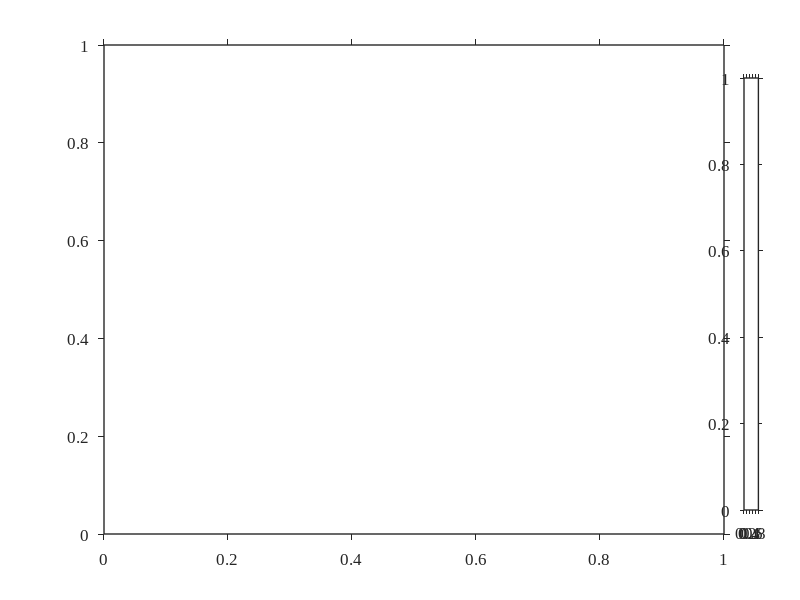

This chart was generated by the following MATLAB code: (Note: this script raises an error after producing the figure.)
%  PROJECT
%  -------
%  Supplementary material to:
%      Feldmann, S., Lanz, M., Wiedenmann, M. (2026). "Non-Destructive Quality Assessment of Permanent Magnets in
%      Pedelec Drive Systems via Magnetic Field Mapping and Support
%      Vector Machine Classification",
%      submitted 2026. DOI: to be added after acceptance
%  Repository: https://github.com/Prof-Feldmann/BioBike

%% helmholtz_diff_analysis.m  (Publication-ready)
% Difference analysis: pulsed (freshly re-magnetised) vs. used (in-service)
% rotor magnets, based on Helmholtz scan data.
%
% Publication styling pass:
%   - Centralised PUB struct for all font / line settings
%   - Font sizes scaled for journal column reduction
%   - Times New Roman throughout
%   - 300 DPI PNG export via print() (replaces saveas)
%
% Target: e-bike hysteresis publication (Feldmann et al.)

clear all; close all; clc;

%% ========================================================================
%  Configuration
%  ========================================================================
basePath = pwd;

% File prefixes
prefix_pulsed = 'Feldmann_aufmagnetisiert_';
prefix_used   = 'Feldmann2_';
suffix        = '.txt';

numMagnets = 14;
imgSize    = [1280 1280];

% Data columns
col_X    = 3;
col_Y    = 4;
col_Btot = 12;

% Colormap
cmap = jet(256);

% Output
outDir = fullfile(basePath, 'diff_analysis');
if ~exist(outDir, 'dir'), mkdir(outDir); end

%% ========================================================================
%  Publication style - single source of truth
%  ========================================================================
PUB.font        = 'Times New Roman';
PUB.fsAxis      = 15;   % axis labels
PUB.fsTick      = 12;   % tick labels
PUB.fsTitle     = 13;   % subplot titles in dense grids (2 x 7)
PUB.fsTitleBig  = 16;   % titles on single-axes figures (fig 4, fig 5)
PUB.fsLegend    = 12;
PUB.fsCbar      = 15;
PUB.fsCbarTick  = 13;
PUB.fsSupTitle  = 18;   % overall figure title
PUB.fsBarLabel  = 11;   % value labels on top of bars
PUB.lwData      = 1.8;
PUB.lwAux       = 1.5;
PUB.lwRefLine   = 1.8;  % reference lines (mean, zero)
PUB.lwGrid      = 0.8;

set(groot, 'defaultAxesFontName',  PUB.font);
set(groot, 'defaultTextFontName',  PUB.font);
set(groot, 'defaultAxesFontSize',  PUB.fsTick);
set(groot, 'defaultAxesLineWidth', 1.0);
set(groot, 'defaultAxesTickDir',   'out');
set(groot, 'defaultAxesBox',       'on');

% Helper - export figure at 300 DPI
exportFig = @(figHandle, fname) print(figHandle, ...
    fullfile(outDir, fname), '-dpng', '-r300');

%% ========================================================================
%  Load All Data and Build Field Maps (in mT)
%  ========================================================================
fprintf('=== Loading Helmholtz Scan Data ===\n\n');

maps_pulsed = cell(1, numMagnets);
maps_used   = cell(1, numMagnets);

for n = 1:numMagnets
    file_p = fullfile(basePath, [prefix_pulsed num2str(n) suffix]);
    if isfile(file_p)
        maps_pulsed{n} = loadFieldMap(file_p, col_X, col_Y, col_Btot, imgSize);
        fprintf('  Loaded: %s%d (pulsed)\n', prefix_pulsed, n);
    else
        warning('File not found: %s', file_p);
    end

    file_u = fullfile(basePath, [prefix_used num2str(n) suffix]);
    if isfile(file_u)
        maps_used{n} = loadFieldMap(file_u, col_X, col_Y, col_Btot, imgSize);
        fprintf('  Loaded: %s%d (used)\n', prefix_used, n);
    else
        warning('File not found: %s', file_u);
    end
end

%% ========================================================================
%  Compute Differences in mT
%  ========================================================================
fprintf('\n=== Computing Differences (Pulsed - Used) ===\n\n');

diff_maps = cell(1, numMagnets);
stats = struct('mean_diff', {}, 'std_diff', {}, 'max_diff', {}, 'median_diff', {});

for n = 1:numMagnets
    if ~isempty(maps_pulsed{n}) && ~isempty(maps_used{n})
        diff_maps{n} = maps_pulsed{n} - maps_used{n};

        vals = diff_maps{n}(:);
        vals = vals(vals ~= 0);  % Exclude background

        stats(n).mean_diff   = mean(vals);
        stats(n).std_diff    = std(vals);
        stats(n).max_diff    = max(abs(vals));
        stats(n).median_diff = median(vals);

        fprintf('  Magnet %2d: Mean = %+7.2f mT | Std = %.2f mT | Max = %.2f mT\n', ...
                n, stats(n).mean_diff, stats(n).std_diff, stats(n).max_diff);
    end
end

%% ========================================================================
%  Figure 1: Color Difference Images
%  ========================================================================
fprintf('\n=== Generating Difference Images ===\n');

fig1 = figure('Name', 'Magnetic Field Difference (Pulsed - Used)', ...
              'Position', [50 50 1800 720], 'Color', 'w');

nCols = 7;
nRows = ceil(numMagnets / nCols);

% Find global color limits for consistent scaling
allDiffVals = [];
for n = 1:numMagnets
    if ~isempty(diff_maps{n})
        vals = diff_maps{n}(:);
        allDiffVals = [allDiffVals; vals(vals ~= 0)];
    end
end
globalMax = max(abs(allDiffVals));

for n = 1:numMagnets
    if isempty(diff_maps{n}), continue; end

    subplot(nRows, nCols, n);
    imagesc(diff_maps{n});
    colormap(gca, cmap);
    caxis([-globalMax globalMax]);
    axis image off;
    title(sprintf('Magnet %d   \\Delta = %+.1f mT', n, stats(n).mean_diff), ...
          'FontSize', PUB.fsTitle, 'FontName', PUB.font, 'FontWeight', 'bold');
end

cb = colorbar('Position', [0.93 0.15 0.018 0.72]);
cb.Label.String     = '\DeltaB_{tot}  [mT]';
cb.Label.FontSize   = PUB.fsCbar;
cb.Label.FontWeight = 'bold';
cb.FontSize         = PUB.fsCbarTick;

sgtitle('Magnetic field difference: pulsed − used   (\DeltaB_{tot} in mT)', ...
        'FontSize', PUB.fsSupTitle, 'FontWeight', 'bold', 'FontName', PUB.font);

exportFig(fig1, 'diff_images_all.png');

%% ========================================================================
%  Figure 2: RGB Color Difference (from raw images)
%  ========================================================================
fprintf('=== Generating RGB Color Difference Images ===\n');

fig2 = figure('Name', 'RGB Color Difference', ...
              'Position', [50 50 1800 720], 'Color', 'w');

rawDir_pulsed = fullfile(basePath, 'images_pulsed_raw');
rawDir_used   = fullfile(basePath, 'images_used_raw');

for n = 1:numMagnets
    file_p = fullfile(rawDir_pulsed, sprintf('P%d.png', n));
    file_u = fullfile(rawDir_used, sprintf('Pa%d.png', n));

    if ~isfile(file_p) || ~isfile(file_u), continue; end

    img_p = im2double(imread(file_p));
    img_u = im2double(imread(file_u));

    if ~isequal(size(img_p), size(img_u))
        img_u = imresize(img_u, [size(img_p,1) size(img_p,2)]);
    end

    diff_rgb = abs(img_p - img_u);

    % Normalize each channel for visibility
    for ch = 1:3
        chData = diff_rgb(:,:,ch);
        chMin = min(chData(:));
        chMax = max(chData(:));
        if chMax > chMin
            diff_rgb(:,:,ch) = (chData - chMin) / (chMax - chMin);
        end
    end

    subplot(nRows, nCols, n);
    imshow(diff_rgb);
    title(sprintf('Magnet %d', n), ...
          'FontSize', PUB.fsTitle, 'FontName', PUB.font, 'FontWeight', 'bold');

    % Save individual difference image
    imwrite(diff_rgb, fullfile(outDir, sprintf('diff_rgb_%d.png', n)));
end

sgtitle('RGB colour difference  |pulsed − used|', ...
        'FontSize', PUB.fsSupTitle, 'FontWeight', 'bold', 'FontName', PUB.font);

exportFig(fig2, 'diff_rgb_all.png');

%% ========================================================================
%  Figure 3: Histogram Analysis per Magnet (in mT)
%  ========================================================================
fprintf('=== Generating Histograms ===\n');

fig3 = figure('Name', 'Degradation Histograms (mT)', ...
              'Position', [50 50 1800 1000], 'Color', 'w');

edges   = linspace(-globalMax, globalMax, 200);
centers = (edges(1:end-1) + edges(2:end)) / 2;

colors = lines(numMagnets);

for n = 1:numMagnets
    if isempty(diff_maps{n}), continue; end

    subplot(nRows, nCols, n);

    vals = diff_maps{n}(:);
    vals = vals(vals ~= 0);

    histogram(vals, edges, 'Normalization', 'probability', ...
              'FaceColor', colors(n,:), 'FaceAlpha', 0.75, 'EdgeColor', 'none');
    hold on;
    xline(mean(vals), 'r--', 'LineWidth', PUB.lwRefLine);
    xline(0, 'k-', 'LineWidth', PUB.lwAux);
    hold off;

    % Labels: only on outer-edge subplots to reduce clutter, larger sizes
    [row, col] = ind2sub([nRows, nCols], n);
    if row == nRows
        xlabel('\DeltaB_{tot}  [mT]', 'FontSize', PUB.fsAxis - 2, ...
               'FontWeight', 'bold');
    else
        xlabel('');
    end
    if col == 1
        ylabel('Probability', 'FontSize', PUB.fsAxis - 2, 'FontWeight', 'bold');
    else
        ylabel('');
    end

    title(sprintf('Magnet %d   \\mu = %.1f mT', n, mean(vals)), ...
          'FontSize', PUB.fsTitle, 'FontWeight', 'bold');
    set(gca, 'FontSize', PUB.fsTick - 1);
    grid on;
end

sgtitle(['Degradation histogram per magnet   ', ...
         '(\DeltaB_{tot} = B_{pulsed} − B_{used})  [mT]'], ...
        'FontSize', PUB.fsSupTitle, 'FontWeight', 'bold', 'FontName', PUB.font);

exportFig(fig3, 'histograms_per_magnet.png');

%% ========================================================================
%  Figure 4: Overlay Histogram — All Magnets Combined
%  ========================================================================
fig4 = figure('Name', 'Combined Degradation Histogram', ...
              'Position', [50 50 1400 800], 'Color', 'w');

legendEntries = {};
hold on;

for n = 1:numMagnets
    if isempty(diff_maps{n}), continue; end

    vals = diff_maps{n}(:);
    vals = vals(vals ~= 0);

    counts = histcounts(vals, edges, 'Normalization', 'probability');
    plot(centers, counts, 'Color', colors(n,:), 'LineWidth', PUB.lwData);

    legendEntries{end+1} = sprintf('Magnet %d  (\\mu = %.1f mT)', n, mean(vals));
end

xline(0, 'k--', 'LineWidth', PUB.lwAux);
hold off;

xlabel('\DeltaB_{tot}  [mT]',  'FontSize', PUB.fsAxis, 'FontWeight', 'bold');
ylabel('Probability',          'FontSize', PUB.fsAxis, 'FontWeight', 'bold');
title(['Degradation distribution — all magnets   ', ...
       '(\DeltaB_{tot} = B_{pulsed} − B_{used})'], ...
      'FontSize', PUB.fsTitleBig, 'FontWeight', 'bold');
lg = legend(legendEntries, 'Location', 'eastoutside', ...
            'FontSize', PUB.fsLegend, 'FontName', PUB.font);
lg.Box = 'on';
grid on;
set(gca, 'FontSize', PUB.fsTick);

exportFig(fig4, 'histogram_overlay_all.png');

%% ========================================================================
%  Figure 5: Summary Bar Chart — Degradation Ranking
%  ========================================================================
fig5 = figure('Name', 'Degradation Ranking', ...
              'Position', [50 50 1500 700], 'Color', 'w');

meanDiffs = arrayfun(@(s) s.mean_diff, stats);
stdDiffs  = arrayfun(@(s) s.std_diff,  stats);

[~, sortIdx] = sort(abs(meanDiffs), 'descend');

% Colour gradient: red (worst) -> green (best)
barColors = zeros(numMagnets, 3);
for i = 1:numMagnets
    ratio = (i-1) / (numMagnets-1);
    barColors(i,:) = [1-ratio, ratio, 0.2];
end

b = bar(1:numMagnets, abs(meanDiffs(sortIdx)));
b.FaceColor = 'flat';
b.CData = barColors;
b.EdgeColor = [0.2 0.2 0.2];
b.LineWidth = 0.8;

hold on;
errorbar(1:numMagnets, abs(meanDiffs(sortIdx)), stdDiffs(sortIdx), ...
         'k.', 'LineWidth', PUB.lwAux, 'CapSize', 8);
hold off;

set(gca, 'XTick', 1:numMagnets);
set(gca, 'XTickLabel', arrayfun(@(x) sprintf('M%d', x), sortIdx, ...
    'UniformOutput', false));
xtickangle(0);

xlabel('Magnet (sorted by degradation)', ...
       'FontSize', PUB.fsAxis, 'FontWeight', 'bold');
ylabel('|Mean \DeltaB_{tot}|   [mT]', ...
       'FontSize', PUB.fsAxis, 'FontWeight', 'bold');
title('Magnet degradation ranking (largest \rightarrow smallest)', ...
      'FontSize', PUB.fsTitleBig, 'FontWeight', 'bold');
grid on;
set(gca, 'FontSize', PUB.fsTick);

% mT value labels on top of bars
yLimits = ylim;
labelOffset = 0.02 * (yLimits(2) - yLimits(1));
for i = 1:numMagnets
    text(i, abs(meanDiffs(sortIdx(i))) + stdDiffs(sortIdx(i)) + labelOffset, ...
         sprintf('%.1f', abs(meanDiffs(sortIdx(i)))), ...
         'HorizontalAlignment', 'center', ...
         'FontSize', PUB.fsBarLabel, 'FontWeight', 'bold', ...
         'FontName', PUB.font);
end

% Extend y-axis a bit so top labels are not clipped
ylim([0, max(abs(meanDiffs) + stdDiffs) * 1.15]);

exportFig(fig5, 'degradation_ranking.png');

%% ========================================================================
%  Console Summary
%  ========================================================================
fprintf('\n=== Degradation Summary (sorted by severity) ===\n');
fprintf('%-12s %-16s %-16s %-16s %-16s\n', ...
        'Magnet', 'Mean [mT]', 'Median [mT]', 'Std [mT]', 'Max |Diff| [mT]');
fprintf('%s\n', repmat('-', 1, 76));
for i = 1:numMagnets
    idx = sortIdx(i);
    fprintf('Magnet %-4d  %+12.2f     %+12.2f     %12.2f     %12.2f\n', ...
            idx, stats(idx).mean_diff, stats(idx).median_diff, ...
            stats(idx).std_diff, stats(idx).max_diff);
end

fprintf('\nAll results saved to: %s\n', outDir);

%% ========================================================================
%  Restore graphics defaults
%  ========================================================================
set(groot, 'defaultAxesFontName',  'remove');
set(groot, 'defaultTextFontName',  'remove');
set(groot, 'defaultAxesFontSize',  'remove');
set(groot, 'defaultAxesLineWidth', 'remove');
set(groot, 'defaultAxesTickDir',   'remove');
set(groot, 'defaultAxesBox',       'remove');

%% ========================================================================
%  Helper Function: Load Field Map from .txt
%  ========================================================================
function fieldMap = loadFieldMap(filename, col_X, col_Y, col_Btot, imgSize)
    data = readmatrix(filename);

    X    = data(:, col_X);
    Y    = data(:, col_Y);
    Btot = data(:, col_Btot);

    % Clean NaN and zero
    valid = ~isnan(X) & ~isnan(Y) & ~isnan(Btot) & (X~=0) & (Y~=0) & (Btot~=0);
    X    = X(valid);
    Y    = Y(valid);
    Btot = Btot(valid);

    % Shift to start at 1 and scale
    X_s = round((X - min(X) + 1) * 10);
    Y_s = round((Y - min(Y) + 1) * 10);

    % Build matrix with actual mT values
    fieldMap = zeros(max(X_s), max(Y_s));
    for i = 1:length(X_s)
        fieldMap(X_s(i), Y_s(i)) = Btot(i);
    end

    % Remove empty rows/cols
    fieldMap = fieldMap(any(fieldMap ~= 0, 2), any(fieldMap ~= 0, 1));

    % Resize
    fieldMap = imresize(fieldMap, imgSize);
end
